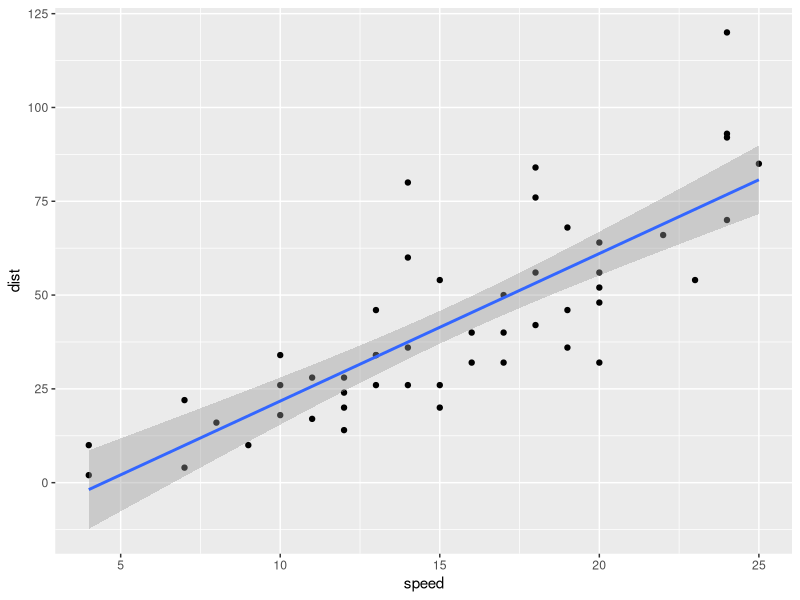
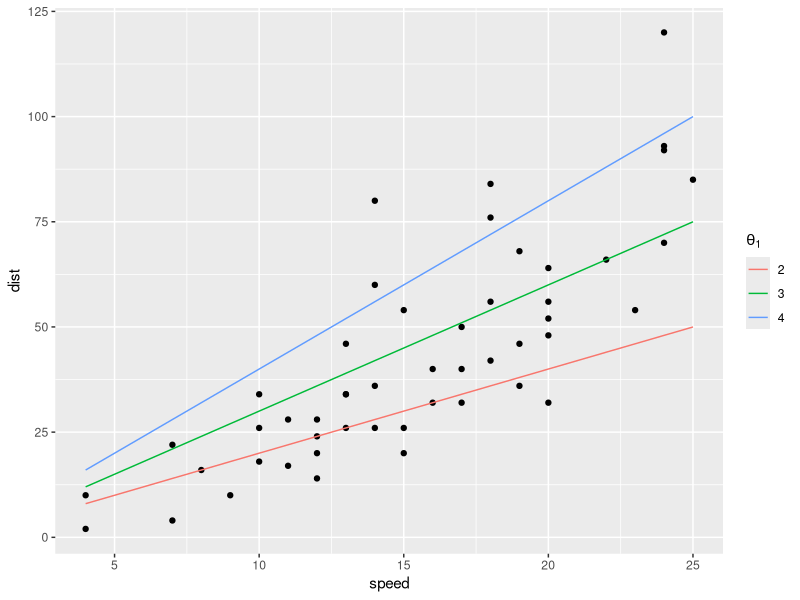
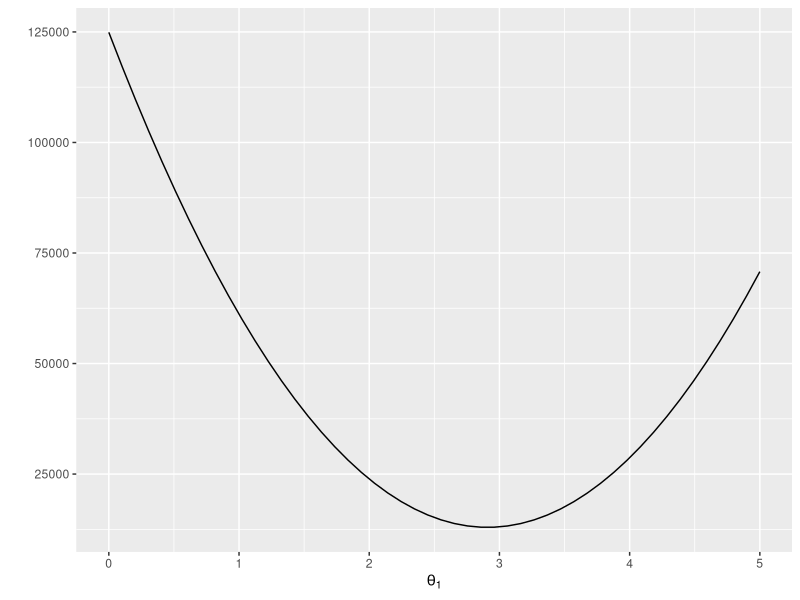
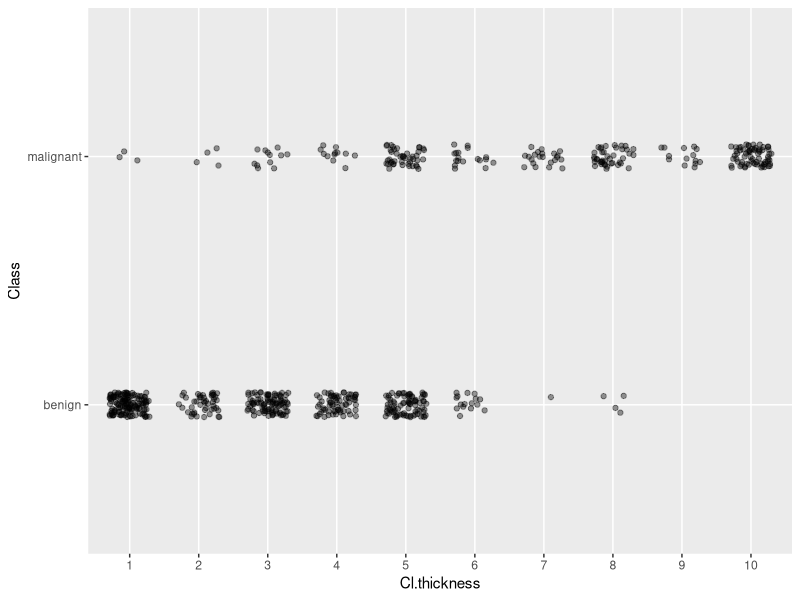
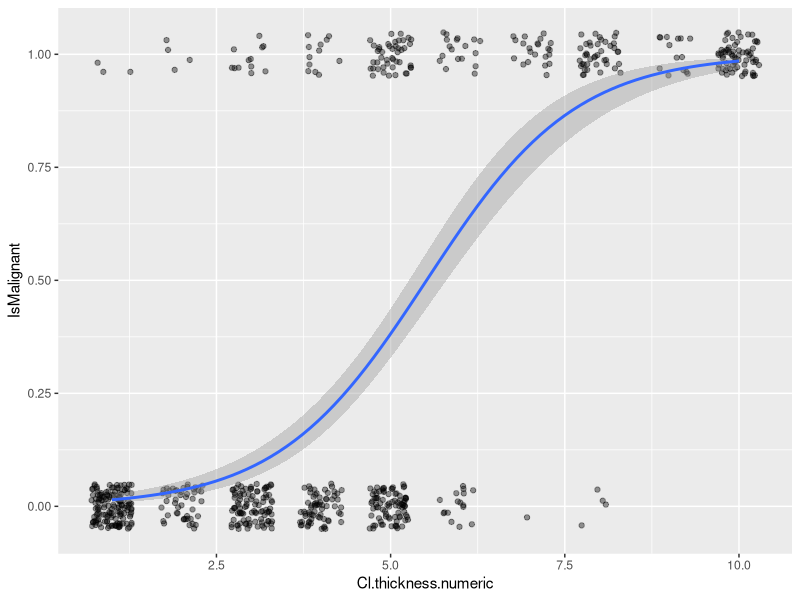
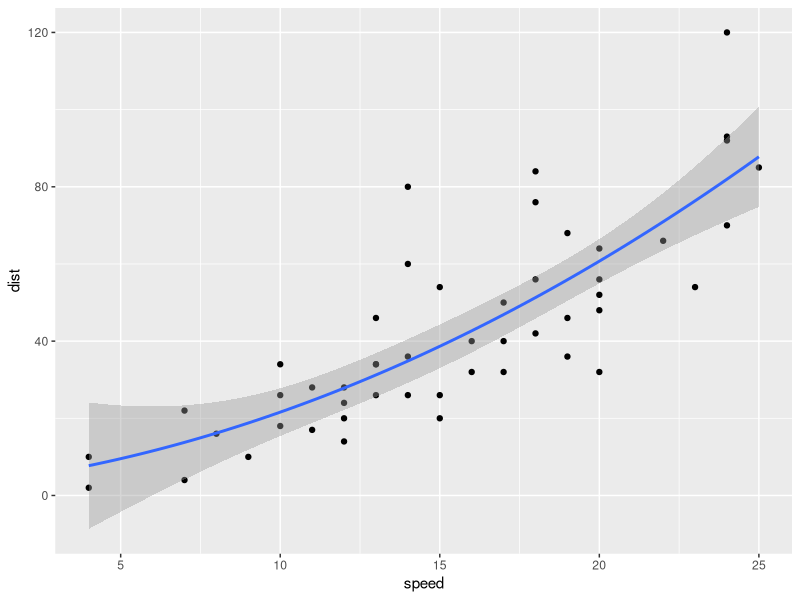

Recreate these plots in R, in order.
## ---- chunk 1
library(magrittr)
library(ggplot2)
## ---- chunk 2
cars %>% head
## ---- chunk 3
cars %>% ggplot(aes(x = speed, y = dist)) +
    geom_point() +
    geom_smooth(method = "lm")
## ---- chunk 4
cars %>% lm(dist ~ speed, data = .) %>% summary
## ---- chunk 5
cars %>% lm(dist ~ speed, data = .) %>% coefficients
cars %>% lm(dist ~ speed, data = .) %>% confint
## ---- chunk 6
predict_dist <- function(speed, theta_1)
    data.frame(speed = speed,
               dist = theta_1 * speed,
               theta = as.factor(theta_1))

cars %>% ggplot(aes(x = speed, y = dist, colour = theta)) +
    geom_point(colour = "black") +
    geom_line(data = predict_dist(cars$speed,2)) +
    geom_line(data = predict_dist(cars$speed,3)) +
    geom_line(data = predict_dist(cars$speed,4)) +
    scale_color_discrete(name=expression(theta[1]))

## ---- chunk 7
thetas <- seq(0,5, length.out = 50)
fitting_error <- Vectorize(
    function(theta)
        sum((theta * cars$speed - cars$dist)**2)
)

data.frame(thetas = thetas, errors =  fitting_error(thetas)) %>%
    ggplot(aes(x = thetas, y = errors)) +
    geom_line() +
    xlab(expression(theta[1])) + ylab("")
## ---- chunk 8
library(mlbench)
library(knitr)
data("BreastCancer")
BreastCancer %>% head
## ---- chunk 9
BreastCancer %>%
    ggplot(aes(x = Cl.thickness, y = Class)) +
    geom_jitter(height = 0.05, width = 0.3, alpha = 0.4)
## ---- chunk 10
library(dplyr)
BreastCancer %>%
    mutate(Cl.thickness.numeric = as.numeric(as.character(Cl.thickness))) %>% 
    mutate(IsMalignant = ifelse(Class == "benign",0,1)) %>%
    ggplot(aes(x = Cl.thickness.numeric, y = IsMalignant)) +
    geom_jitter(height = 0.05, width = 0.3, alpha = 0.4) +
    geom_smooth(method = "glm",
                method.args = list(family = "binomial"))

## ---- chunk 11
BreastCancer %>% 
    mutate(Cl.thickness.numeric = 
                as.numeric(as.character(Cl.thickness))) %>%
    mutate(IsMalignant = ifelse(Class == "benign",0,1)) %>%
    glm(IsMalignant ~ Cl.thickness.numeric,
        family = "binomial",
        data = .)
## ---- chunk 12
cars %>%
    model.matrix(dist ~ speed, data = .) %>%
    head(5)
## ---- chunk 13
BreastCancer %>%
    mutate(Cl.thickness.numeric =
            as.numeric(as.character(Cl.thickness)),
           Cell.size.numeric = 
            as.numeric(as.character(Cell.size))) %>%
    mutate(IsMalignant = ifelse(Class == "benign",0,1)) %>%
    model.matrix(IsMalignant ~ Cl.thickness.numeric + Cell.size.numeric,
                 data = .) %>%
    head(5)
## ---- chunk 14
BreastCancer %>%
    mutate(Cl.thickness.numeric =
            as.numeric(as.character(Cl.thickness)),
           Cell.size.numeric = 
            as.numeric(as.character(Cell.size))) %>%
    mutate(IsMalignant = ifelse(Class == "benign",0,1)) %>%
    glm(IsMalignant ~ Cl.thickness.numeric + Cell.size.numeric,
        family = "binomial",
        data = .)
## ---- chunk 15
BreastCancer %>%
    mutate(Cl.thickness.numeric =
            as.numeric(as.character(Cl.thickness)),
           Cell.size.numeric = 
            as.numeric(as.character(Cell.size))) %>%
    mutate(IsMalignant = ifelse(Class == "benign",0,1)) %>%
    model.matrix(IsMalignant ~ Cl.thickness.numeric * Cell.size.numeric,
                 data = .) %>%
    head(5)
## ---- chunk 16
cars %>%
    model.matrix(dist ~ speed + speed^2, data =.) %>%
    head
## ---- chunk 17
cars %>%
    model.matrix(dist ~ speed + I(speed^2), data = .) %>%
    head
## ---- chunk 18
cars %>% lm(dist ~ speed + I(speed ^ 2), data = .) %>%
    summary
## ---- chunk 19
cars %>% ggplot(aes(x = speed, y = dist)) +
    geom_point() +
    geom_smooth(method = "lm", formula = y ~ x + I(x^2))
## ---- chunk 20
line <- cars %>% lm(dist ~ speed, data = .)
poly <- cars %>% lm(dist ~ speed + I(speed^2), data = .)
predict(line, cars) %>% head
predict(poly, cars) %>% head
## ---- chunk 21
rmse <- function(x,t) sqrt(mean(sum((t - x)^2)))
rmse(predict(line, cars), cars$dist)
rmse(predict(poly, cars), cars$dist)
## ---- chunk 22
training_data <- cars[1:25,]
test_data <- cars[26:50,]

line <- training_data %>% lm(dist ~ speed, data = .)
poly <- training_data %>% lm(dist ~ speed + I(speed^2), data = .)

rmse(predict(line, test_data), test_data$dist)
rmse(predict(poly, test_data), test_data$dist)
## ---- chunk 23
sampled_cars <- cars %>%
    mutate(training = sample(0:1, nrow(cars),replace = TRUE))

sampled_cars %>% head
## ---- chunk 24
training_data <- sampled_cars %>% filter(training == 1)
test_data <- sampled_cars %>% filter(training == 0)

training_data %>% head
test_data %>% head
## ---- chunk 25
line <- training_data %>% lm(dist ~ speed, data = .)
poly <- training_data %>% lm(dist ~ speed + I(speed^2), data = .)

rmse(predict(line,test_data), test_data$dist)
rmse(predict(poly, test_data), test_data$dist)
## ---- chunk 26
formatted_data <- BreastCancer %>%
    mutate(Cl.thickness.numeric = 
            as.numeric(as.character(Cl.thickness)),
           Cell.size.numeric = 
            as.numeric(as.character(Cell.size))) %>%
    mutate(IsMalignant = ifelse(Class == "benign",0,1))

fitted_model <- formatted_data %>%
    glm(IsMalignant ~ Cl.thickness.numeric +  Cell.size.numeric, data = ., family = "binomial")
## ---- chunk 27
predict(fitted_model, formatted_data, type = "response") %>% head
## ---- chunk 28
classify <- function(probability) ifelse(probability < 0.5, 0, 1)
classified_malignant <- classify(predict(fitted_model, formatted_data))
classified_malignant %>% head
## ---- chunk 29
table(formatted_data$IsMalignant, classified_malignant)
## ---- chunk 30
table(formatted_data$IsMalignant, classified_malignant,
      dnn=c("Data", "Predictions"))
## ---- chunk 31
classify <- function(probability)
    ifelse(probability < 0.5, "benign", "malignant")
classified <- classify(predict(fitted_model, formatted_data))

table(formatted_data$Class, classified,
      dnn=c("Data","Predictions"))
## ---- chunk 32
confusion_matrix <- table(formatted_data$Class, classified,
                          dnn=c("Data","Predictions"))

(accuracy <- sum(diag(confusion_matrix)/ sum(confusion_matrix)))
